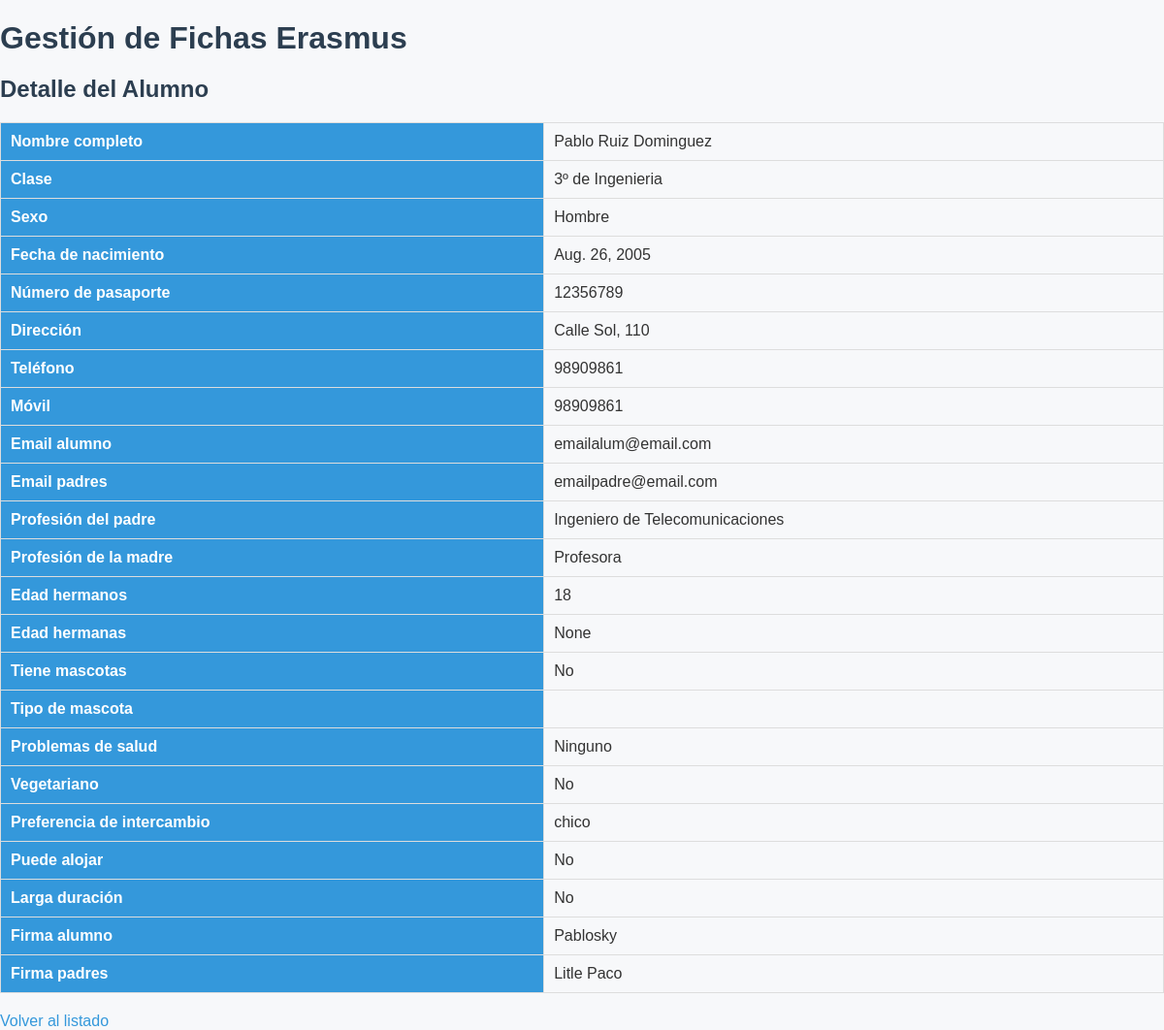
/app/ficha/4/, run on the app's committed database.
### app/models.py (models this page shows)
class Alumno(models.Model):
    apellidos = models.TextField()
    nombre = models.TextField()
    clase = models.TextField()
    sexo = models.TextField()
    fecha_nacimiento = models.DateField(null=True, blank=False)
    numero_pasaporte = models.IntegerField()
    direccion = models.TextField()
    numero_telefono = models.IntegerField()
    numero_movil = models.IntegerField()
    email_alumno = models.TextField(default='emailalum@email.com')
    email_padres = models.TextField(default='emailpadre@email.com')
    profesion_padre = models.TextField()
    profesion_madre = models.TextField()
    edad_hermanos = models.IntegerField(null=True, blank=True)
    edad_hermanas = models.IntegerField(null=True, blank=True)
    mascotas_tener = models.BooleanField(default=False)
    tipo_mascota = models.TextField(blank=True)
    problemas_salud = models.TextField(blank=True)
    es_vegetariano = models.BooleanField(default=False)
    pref_intercambio = models.TextField(blank=True, null=True)
    puede_alojar = models.BooleanField(default=False)
    larga_duracion = models.BooleanField(default=False)
    firma_alumno = models.TextField(blank=True, null=True)
    firma_padres = models.TextField(blank=True, null=True)

### app/views.py (the view)
# urls.py: path('ficha/<int:id>/', views.detalle_alumno, name='detalle_alumno'),
def detalle_alumno(request, id):
    alumno = get_object_or_404(Alumno, id=id)
    return render(request, 'app/detalle_alumno.html', {'alumno': alumno})

### app/templates/app/detalle_alumno.html (shortened to what this page needs)
{% extends "app/base.html" %}
{% block content %}
<h2>Detalle del Alumno</h2>
<table border="1" cellpadding="5" cellspacing="0">
    <tr>
        <th>Nombre completo</th>
        <td>{{ alumno.nombre }} {{ alumno.apellidos }}</td>
    </tr>
    <tr>
        <th>Clase</th>
        <td>{{ alumno.clase }}</td>
    </tr>
    <tr>
        <th>Sexo</th>
        <td>{{ alumno.sexo }}</td>
    </tr>
    <tr>
        <th>Fecha de nacimiento</th>
        <td>{{ alumno.fecha_nacimiento }}</td>
    </tr>
    <tr>
        <th>Número de pasaporte</th>
        <td>{{ alumno.numero_pasaporte }}</td>
    </tr>
    <tr>
        <th>Dirección</th>
        <td>{{ alumno.direccion }}</td>
    </tr>
    <tr>
        <th>Teléfono</th>
        <td>{{ alumno.numero_telefono }}</td>
    </tr>
    <tr>
        <th>Móvil</th>
        <td>{{ alumno.numero_movil }}</td>
    </tr>
    <tr>
        <th>Email alumno</th>
        <td>{{ alumno.email_alumno }}</td>
    </tr>
    <tr>
        <th>Email padres</th>
        <td>{{ alumno.email_padres }}</td>
    </tr>
    <tr>
        <th>Profesión del padre</th>
        <td>{{ alumno.profesion_padre }}</td>
    </tr>
    <tr>
        <th>Profesión de la madre</th>
        <td>{{ alumno.profesion_madre }}</td>
    </tr>
    <tr>
        <th>Edad hermanos</th>
        <td>{{ alumno.edad_hermanos }}</td>
    </tr>
    <tr>
        <th>Edad hermanas</th>
        <td>{{ alumno.edad_hermanas }}</td>
    </tr>
    <tr>
        <th>Tiene mascotas</th>
        <td>{{ alumno.mascotas_tener|yesno:"Sí,No" }}</td>
    </tr>
    <tr>
        <th>Tipo de mascota</th>
        <td>{{ alumno.tipo_mascota }}</td>
    </tr>
    <tr>
        <th>Problemas de salud</th>
        <td>{{ alumno.problemas_salud }}</td>
    </tr>
    <tr>
        <th>Vegetariano</th>
        <td>{{ alumno.es_vegetariano|yesno:"Sí,No" }}</td>
    </tr>
    <tr>
        <th>Preferencia de intercambio</th>
        <td>{{ alumno.pref_intercambio }}</td>
    </tr>
    <tr>
        <th>Puede alojar</th>
        <td>{{ alumno.puede_alojar|yesno:"Sí,No" }}</td>
    </tr>
    <tr>
        <th>Larga duración</th>
        <td>{{ alumno.larga_duracion|yesno:"Sí,No" }}</td>
    </tr>
    <tr>
        <th>Firma alumno</th>
        <td>{{ alumno.firma_alumno }}</td>
    </tr>
    <tr>
        <th>Firma padres</th>
        <td>{{ alumno.firma_padres }}</td>
    </tr>
</table>
<a href="{% url 'principal' %}">Volver al listado</a>
{% endblock %}

### app/static/app/css/estilo.css (style rules this page uses)
body { font-family: 'Arial', sans-serif; background-color: #f7f8fa; color: #333; margin: 0; padding: 0; }
h1, h2, h3 { color: #2c3e50; margin-bottom: 20px; }
table { border-collapse: collapse; width: 100%; margin-bottom: 20px; }
th, td { border: 1px solid #ddd; padding: 10px; text-align: left; }
th { background-color: #3498db; color: white; }
a { color: #3498db; text-decoration: none; }

### data on the page
Alumno: nombre "Pablo", apellidos "Ruiz Dominguez", clase "3º de Ingenieria", sexo "Hombre", fecha_nacimiento "Aug. 26, 2005", numero_pasaporte "12356789", direccion "Calle Sol, 110", numero_telefono "98909861", numero_movil "98909861", email_alumno "emailalum@email.com", email_padres "emailpadre@email.com", profesion_padre "Ingeniero de Telecomunicaciones", profesion_madre "Profesora", edad_hermanos "18", edad_hermanas "None", mascotas_tener "No", problemas_salud "Ninguno", es_vegetariano "No", pref_intercambio "chico", puede_alojar "No", larga_duracion "No", firma_alumno "Pablosky", firma_padres "Litle Paco"
